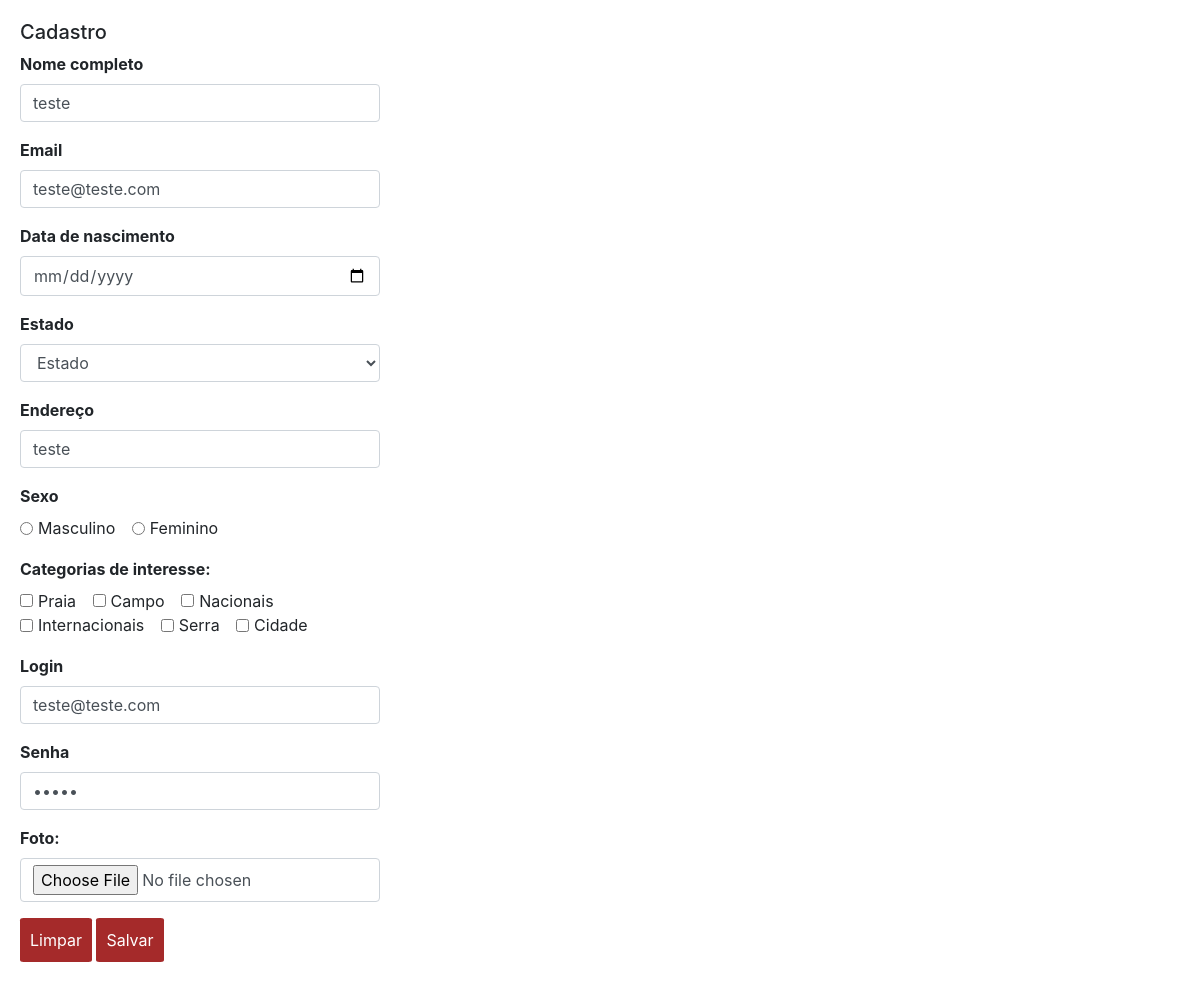
Page /formularioCadastro.php?id=20 (signed in) on the committed database.
### tables this page shows
CREATE TABLE `usuario` (
  `id` int(11) NOT NULL,
  `nome` varchar(100) NOT NULL,
  `nascimento` varchar(100) NOT NULL,
  `estado` varchar(100) NOT NULL,
  `endereco` varchar(200) NOT NULL,
  `sexo` varchar(10) NOT NULL,
  `login` varchar(20) NOT NULL,
  `senha` varchar(20) NOT NULL,
  `email` varchar(100) NOT NULL,
  `foto` varchar(100) NOT NULL
);

### formularioCadastro.php (the view, shortened to what this page needs)
<!DOCTYPE html>
<html lang="en">
  <head>
    <link
      rel="stylesheet"
      href="https://cdn.jsdelivr.net/npm/bootstrap@4.0.0/dist/css/bootstrap.min.css"
    />
  </head>
  <body>
  <?php
    $host = "localhost";
    $user = "root";
    $password = "";
    $database = "dbusuario";
    $nome = "";
    $email = "";
    $nascimento = "";
    $endereco = "";
    $login = "";
    $senha = "";
    $caminhoFoto = "";
    $action = "novoCadastro.php";
    $connection = new mysqli($host, $user, $password, $database);
    $id = $_GET['id'] ?? "";
    if(isset($id)) {
      $sql = "SELECT * FROM usuario WHERE id = '$id'";
      $result = $connection->query($sql);
      if ($result->num_rows > 0) {
        while($row = $result->fetch_assoc()) {
          $nome = $row["nome"];
          $email = $row["email"];
          $nascimento = $row["nascimento"];
          $endereco = $row["endereco"];
          $login = $row["login"];
          $senha = $row["senha"];
          $foto = $row["foto"];
          $caminhoFoto = "C:/xampp/htdocs/agenda06/fotos/" . $foto;
          $action = "atualizarUsuario.php?id=" . $id;
        }
      }
    }
    ?>
    <section id="container-cadastro">
      <h5>Cadastro</h5>
      <form action="<?php echo $action; ?>" method="post">
        <div class="form-group">
          <label for="cadastro-nome">Nome completo</label>
          <input
            type="text"
            class="form-control"
            id="cadastro-nome"
            name="cadastro-nome"
            placeholder="Nome"
            value="<?php echo $nome; ?>"
            required
          />
        </div>
        <div class="form-group">
          <label for="cadastro-email">Email</label>
          <input
            type="email"
            class="form-control"
            id="cadastro-email"
            name="cadastro-email"
            placeholder="Email"
            value="<?php echo $email; ?>"
            required
          />
        </div>
        <div class="form-group">
          <label for="cadastro-nascimento">Data de nascimento</label>
          <input
            type="date"
            class="form-control"
            id="cadastro-nascimento"
            name="cadastro-nascimento"
            placeholder="Data de nascimento"
            value="<?php echo $nascimento; ?>"
            required
          />
        </div>
        <div class="form-group container-select">
          <label for="cadastro-estado">Estado</label>
          <select name="cadastro-estado" id="cadastro-estado" class="form-control" required>
            <option selected value="">Estado</option>
          </select>
        </div>
        <div class="form-group">
          <label for="cadastro-endereco">Endereço</label>
          <input
            type="text"
            class="form-control"
            id="cadastro-endereco"
            name="cadastro-endereco"
            placeholder="Endereço"
            value="<?php echo $endereco; ?>"
            required
          />
        </div>
        <div class="form-group">
          <label>Sexo</label>
          <div class="container-input">
            <div class="form-check form-check-inline">
              <input required class="form-check-input" type="radio" name="radioSexo" id="masculino" value="Masculino">
              <label class="form-check-label" for="masculino">
                Masculino
              </label>
            </div>
            <div class="form-check form-check-inline">
              <input class="form-check-input" type="radio" name="radioSexo" id="feminino" value="Feminino">
              <label class="form-check-label" for="feminino">
                Feminino
              </label>
            </div>
          </div>
        </div>
        <div class="form-group">
          <label>Categorias de interesse:</label>
          <div class="container-input container-input-checkbox">
            <div class="form-check form-check-inline">
              <input class="form-check-input" type="checkbox" value="praia" name="interesses[]">
              <label class="form-check-label" for="checkboxPraia">Praia</label>
            </div>
            <div class="form-check form-check-inline">
              <input class="form-check-input" type="checkbox" value="campo" name="interesses[]">
              <label class="form-check-label" for="checkboxCampo">Campo</label>
            </div>
            <div class="form-check form-check-inline">
              <input class="form-check-input" type="checkbox" value="nacionais" name="interesses[]">
              <label class="form-check-label" for="checkboxNacionais">Nacionais</label>
            </div>
            <div class="form-check form-check-inline">
              <input class="form-check-input" type="checkbox" value="internacionais" name="interesses[]">
              <label class="form-check-label" for="checkboxInternacionais">Internacionais</label>
            </div>
            <div class="form-check form-check-inline">
              <input class="form-check-input" type="checkbox" value="serra" name="interesses[]">
              <label class="form-check-label" for="checkboxSerra">Serra</label>
            </div>
            <div class="form-check form-check-inline">
              <input class="form-check-input" type="checkbox" value="cidade" name="interesses[]">
              <label class="form-check-label" for="checkboxCidade">Cidade</label>
            </div>
          </div>
        </div>
        <div class="form-group">
          <label for="cadastro-login">Login</label>
          <input
            type="email"
            class="form-control"
            id="cadastro-login"
            name="cadastro-login"
            placeholder="Login"
            required
            value="<?php echo $login; ?>"
            />
        </div>
        <div class="form-group">
          <label for="cadastro-senha">Senha</label>
          <input
            type="password"
            class="form-control"
            id="cadastro-senha"
            name="cadastro-senha"
            placeholder="Senha"
            value="<?php echo $senha; ?>"
            required
          />
        </div>
        <div class="form-group">
          <label for="cadastro-foto">Foto:</label>
          <input
            type="file"
            accept=".jpg,.jpeg,.png"
            placeholder="Clique aqui para selecionar um arquivo"
            class="form-control"
            id="cadastro-foto"
            name="cadastro-foto"
            value="<?php echo $caminhoFoto; ?>"
            required
          />
        </div>
        <button type="reset" class="btn botao-cadastro">Limpar</button>
        <button type="submit" class="btn botao-cadastro">Salvar</button>
    </form>
    </section>
  </body>
</html>

### formularioCadastro.php (style rules this page uses)
#container-cadastro { width: 30%; margin: 20px; }
.botao-cadastro { cursor: pointer; background-color: brown; color: white; border: none; border-radius: 5%; padding: 10px; }
.form-check-inline label { font-weight: normal !important; }
div.form-group label { font-weight: bold; }

### rows in the picture
usuario: cadastro-nome "teste", cadastro-email "teste@teste.com", cadastro-endereco "teste", cadastro-login "teste@teste.com"
